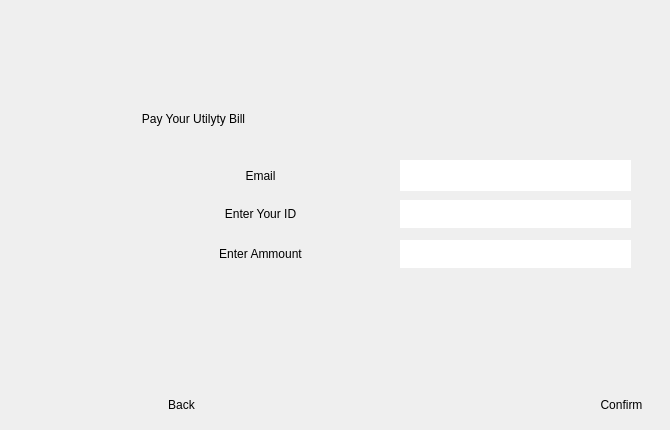
    <widget class="QWidget" name="Pay_Bill">
     <widget class="QGroupBox" name="groupBox_9">
      <property name="geometry">
       <rect>
        <x>140</x>
        <y>110</y>
        <width>521</width>
        <height>311</height>
       </rect>
      </property>
      <property name="styleSheet">
       <string notr="true">Border:none;</string>
      </property>
      <property name="title">
       <string>Pay Your Utilyty Bill</string>
      </property>
      <widget class="QToolButton" name="toolButton_41">
       <property name="geometry">
        <rect>
         <x>0</x>
         <y>90</y>
         <width>241</width>
         <height>27</height>
        </rect>
       </property>
       <property name="text">
        <string>Enter Your ID</string>
       </property>
      </widget>
      <widget class="QToolButton" name="toolButton_43">
       <property name="geometry">
        <rect>
         <x>0</x>
         <y>130</y>
         <width>241</width>
         <height>27</height>
        </rect>
       </property>
       <property name="text">
        <string>Enter Ammount</string>
       </property>
      </widget>
      <widget class="QPushButton" name="Pay_Bill_2">
       <property name="geometry">
        <rect>
         <x>440</x>
         <y>280</y>
         <width>83</width>
         <height>29</height>
        </rect>
       </property>
       <property name="text">
        <string>Confirm</string>
       </property>
      </widget>
      <widget class="QPushButton" name="pushButton_54">
       <property name="geometry">
        <rect>
         <x>0</x>
         <y>280</y>
         <width>83</width>
         <height>29</height>
        </rect>
       </property>
       <property name="text">
        <string>Back</string>
       </property>
      </widget>
      <widget class="QLineEdit" name="lineEdit_16">
       <property name="geometry">
        <rect>
         <x>260</x>
         <y>90</y>
         <width>231</width>
         <height>28</height>
        </rect>
       </property>
      </widget>
      <widget class="QLineEdit" name="lineEdit_17">
       <property name="geometry">
        <rect>
         <x>260</x>
         <y>130</y>
         <width>231</width>
         <height>28</height>
        </rect>
       </property>
      </widget>
      <widget class="QPushButton" name="pushButton_28">
       <property name="geometry">
        <rect>
         <x>0</x>
         <y>50</y>
         <width>241</width>
         <height>31</height>
        </rect>
       </property>
       <property name="text">
        <string>Email</string>
       </property>
      </widget>
      <widget class="QLineEdit" name="lineEdit_3">
       <property name="geometry">
        <rect>
         <x>260</x>
         <y>50</y>
         <width>231</width>
         <height>31</height>
        </rect>
       </property>
      </widget>
     </widget>
    </widget>
